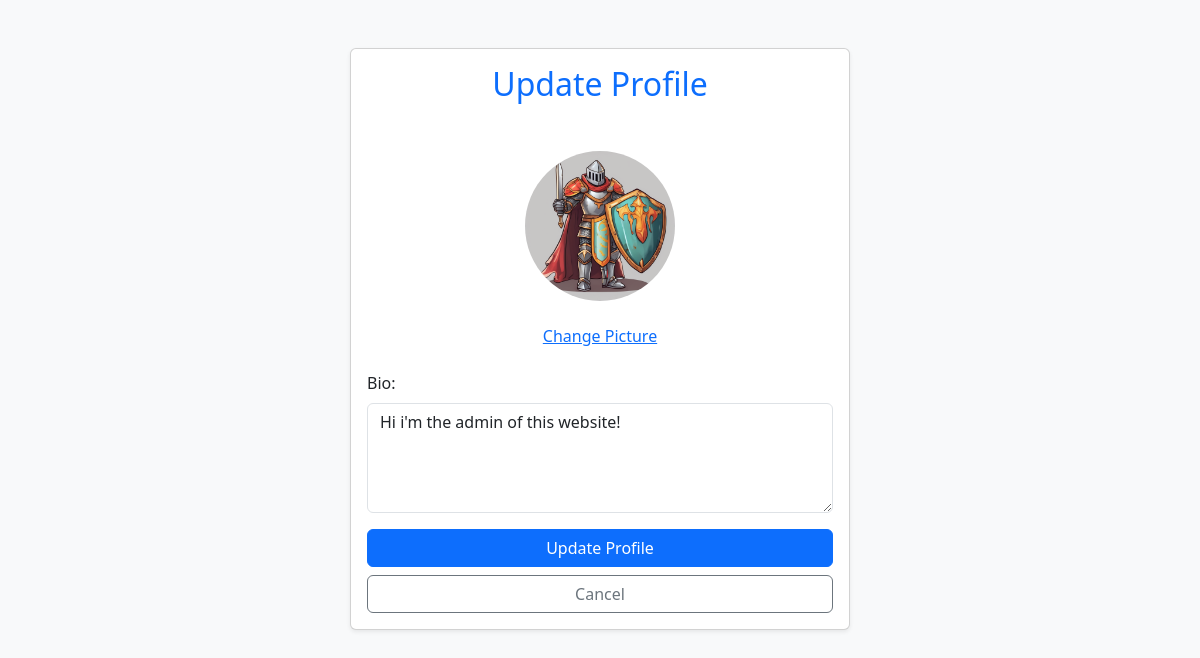
/accounts/edit_profile/ (signed in), run on the app's committed database.
### accounts/models.py (models this page shows, shortened)
class Profile(models.Model):
    user = models.OneToOneField(User, on_delete=models.CASCADE)
    profile_picture = models.ImageField(upload_to='profile_pictures/', blank=True, null=True)
    bio =  models.TextField(default="")

### accounts/views.py (the view)
# urls.py: path('edit_profile/', edit_profile, name='edit_profile')
@login_required
def edit_profile(request):
    profile, created = Profile.objects.get_or_create(user=request.user)
    if request.method == 'POST':
        form = ProfileForm(request.POST, request.FILES, instance=profile)
        if form.is_valid():
            old_picture = profile.profile_picture
            new_picture = form.cleaned_data.get('profile_picture')
            form.save()
            if old_picture != new_picture:
                return redirect('edit_profile')
            else:
                return redirect('profile')
    else:
        form = ProfileForm(instance=profile)
    return render(request, 'accounts/edit_profile.html', {'form': form, 'profile':profile})

### accounts/forms.py
class ProfileForm(forms.ModelForm):
    class Meta:
        model = Profile
        fields = ['profile_picture','bio']

### accounts/templates/accounts/edit_profile.html (shortened to what this page needs)
{% load static %}
<!doctype html>
<html lang="en">
    <head>
        <link
            href="https://cdn.jsdelivr.net/npm/bootstrap@5.3.0-alpha1/dist/css/bootstrap.min.css"
            rel="stylesheet"
        />
    </head>
    <body class="bg-light">
        <div class="container mt-5">
            <div class="card shadow-sm mx-auto" style="max-width: 500px">
                <div class="card-body">
                    <h2 class="card-title text-center text-primary mb-4">
                        Update Profile
                    </h2>
                    <form method="POST" enctype="multipart/form-data">
                        <div class="mb-3 text-center">
                            <div class="mb-3">
                                {% if profile.profile_picture %}
                                <img
                                    src="{{ profile.profile_picture.url }}"
                                    alt="Profile Picture"
                                    class="rounded-circle mb-0 mt-4"
                                    style="
                                        width: 150px;
                                        height: 150px;
                                        object-fit: cover;
                                    "
                                />
                                {% endif %}
                            </div>
                            <a
                                href="javascript:void(0);"
                                class="btn btn-link"
                                onclick="document.getElementById('profile_picture').click();"
                            >
                                Change Picture
                            </a>
                        </div>
                        <div class="mb-3">
                            <label for="bio" class="form-label">Bio:</label>
                            <textarea
                                name="bio"
                                id="bio"
                                rows="4"
                                class="form-control"
                                placeholder="Write a short bio..."
                            >
{{ profile.bio }}</textarea
                            >
                        </div>
                        <div class="d-grid gap-2">
                            <button type="submit" class="btn btn-primary">
                                Update Profile
                            </button>
                            <button
                                type="button"
                                onclick="window.location.href='{% url 'profile' %}'"
                                class="btn btn-outline-secondary"
                            >
                                Cancel
                            </button>
                        </div>
                    </form>
                </div>
            </div>
        </div>
    </body>
</html>

### data on the page
Profile: profile_picture (picture), bio "Hi i'm the admin of this website!"
